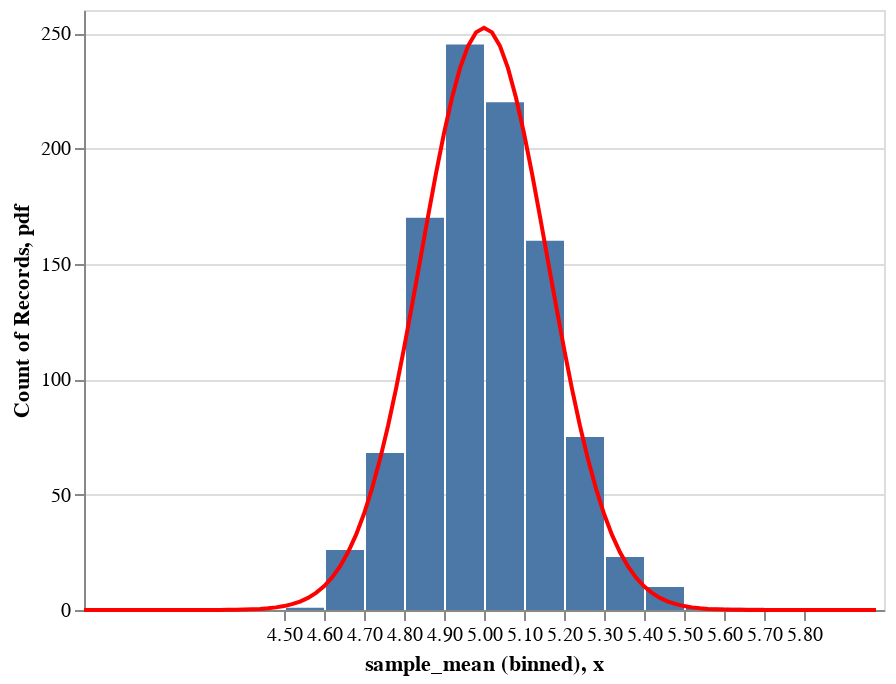

Write notebook code for a chart like this one.
### Code cell
data_hist = (alt
                .Chart(plot_df)
                .mark_bar()
                .encode(x = alt.X("sample_mean:Q",
                                  bin = alt.BinParams(step = 0.1)),
                        y = alt.Y("count()")))

clt_line = (alt
               .Chart(clt_df)
               .mark_line(color = "red")
               .encode(x = "x",
                       y = "pdf"))

data_hist + clt_line

### Figure 1 — Vega-Lite specification as saved in the notebook (floating-point values rounded to 4 significant figures; data arrays with more than 128 entries replaced by an {"elided": "..."} marker saying what was removed)
{"config": {"view": {"continuousWidth": 400, "continuousHeight": 300}}, "layer": [{"data": {"name": "data-176671f080596b693c9d1964d5328d64"}, "mark": "bar", "encoding": {"x": {"type": "quantitative", "bin": {"step": 0.1}, "field": "sample_mean"}, "y": {"type": "quantitative", "aggregate": "count"}}}, {"data": {"name": "data-d11c7646668d096f96fe9a781f61b4d2"}, "mark": {"type": "line", "color": "red"}, "encoding": {"x": {"type": "quantitative", "field": "x"}, "y": {"type": "quantitative", "field": "pdf"}}}], "$schema": "https://vega.github.io/schema/vega-lite/v4.8.1.json", "datasets": {"data-176671f080596b693c9d1964d5328d64": {"elided": "1000 records"}, "data-d11c7646668d096f96fe9a781f61b4d2": [{"x": 4.0, "pdf": 5.201e-07}, {"x": 4.02, "pdf": 1.148e-06}, {"x": 4.04, "pdf": 2.495e-06}, {"x": 4.06, "pdf": 5.334e-06}, {"x": 4.08, "pdf": 1.123e-05}, {"x": 4.1, "pdf": 2.325e-05}, {"x": 4.12, "pdf": 4.738e-05}, {"x": 4.14, "pdf": 9.503e-05}, {"x": 4.16, "pdf": 0.0001876}, {"x": 4.18, "pdf": 0.0003644}, {"x": 4.2, "pdf": 0.0006966}, {"x": 4.22, "pdf": 0.001311}, {"x": 4.24, "pdf": 0.002426}, {"x": 4.26, "pdf": 0.004421}, {"x": 4.28, "pdf": 0.007928}, {"x": 4.3, "pdf": 0.01399}, {"x": 4.32, "pdf": 0.0243}, {"x": 4.34, "pdf": 0.04153}, {"x": 4.36, "pdf": 0.06986}, {"x": 4.38, "pdf": 0.1156}, {"x": 4.4, "pdf": 0.1884}, {"x": 4.42, "pdf": 0.302}, {"x": 4.44, "pdf": 0.4765}, {"x": 4.46, "pdf": 0.7398}, {"x": 4.48, "pdf": 1.131}, {"x": 4.5, "pdf": 1.7}, {"x": 4.52, "pdf": 2.516}, {"x": 4.54, "pdf": 3.664}, {"x": 4.56, "pdf": 5.252}, {"x": 4.58, "pdf": 7.409}, {"x": 4.6, "pdf": 10.28}, {"x": 4.62, "pdf": 14.05}, {"x": 4.64, "pdf": 18.89}, {"x": 4.66, "pdf": 24.99}, {"x": 4.68, "pdf": 32.55}, {"x": 4.7, "pdf": 41.71}, {"x": 4.72, "pdf": 52.6}, {"x": 4.74, "pdf": 65.28}, {"x": 4.76, "pdf": 79.73}, {"x": 4.78, "pdf": 95.84}, {"x": 4.8, "pdf": 113.4}, {"x": 4.82, "pdf": 132.0}, {"x": 4.84, "pdf": 151.2}, {"x": 4.86, "pdf": 170.5}, {"x": 4.88, "pdf": 189.2}, {"x": 4.9, "pdf": 206.6}, {"x": 4.92, "pdf": 222.0}, {"x": 4.94, "pdf": 234.8}, {"x": 4.96, "pdf": 244.4}, {"x": 4.98, "pdf": 250.3}, {"x": 5.0, "pdf": 252.3}, {"x": 5.02, "pdf": 250.3}, {"x": 5.04, "pdf": 244.4}, {"x": 5.06, "pdf": 234.8}, {"x": 5.08, "pdf": 222.0}, {"x": 5.1, "pdf": 206.6}, {"x": 5.12, "pdf": 189.2}, {"x": 5.14, "pdf": 170.5}, {"x": 5.16, "pdf": 151.2}, {"x": 5.18, "pdf": 132.0}, {"x": 5.2, "pdf": 113.4}, {"x": 5.22, "pdf": 95.84}, {"x": 5.24, "pdf": 79.73}, {"x": 5.26, "pdf": 65.28}, {"x": 5.28, "pdf": 52.6}, {"x": 5.3, "pdf": 41.71}, {"x": 5.32, "pdf": 32.55}, {"x": 5.34, "pdf": 24.99}, {"x": 5.36, "pdf": 18.89}, {"x": 5.38, "pdf": 14.05}, {"x": 5.4, "pdf": 10.28}, {"x": 5.42, "pdf": 7.409}, {"x": 5.44, "pdf": 5.252}, {"x": 5.46, "pdf": 3.664}, {"x": 5.48, "pdf": 2.516}, {"x": 5.5, "pdf": 1.7}, {"x": 5.52, "pdf": 1.131}, {"x": 5.54, "pdf": 0.7398}, {"x": 5.56, "pdf": 0.4765}, {"x": 5.58, "pdf": 0.302}, {"x": 5.6, "pdf": 0.1884}, {"x": 5.62, "pdf": 0.1156}, {"x": 5.64, "pdf": 0.06986}, {"x": 5.66, "pdf": 0.04153}, {"x": 5.68, "pdf": 0.0243}, {"x": 5.7, "pdf": 0.01399}, {"x": 5.72, "pdf": 0.007928}, {"x": 5.74, "pdf": 0.004421}, {"x": 5.76, "pdf": 0.002426}, {"x": 5.78, "pdf": 0.001311}, {"x": 5.8, "pdf": 0.0006966}, {"x": 5.82, "pdf": 0.0003644}, {"x": 5.84, "pdf": 0.0001876}, {"x": 5.86, "pdf": 9.503e-05}, {"x": 5.88, "pdf": 4.738e-05}, {"x": 5.9, "pdf": 2.325e-05}, {"x": 5.92, "pdf": 1.123e-05}, {"x": 5.94, "pdf": 5.334e-06}, {"x": 5.96, "pdf": 2.495e-06}, {"x": 5.98, "pdf": 1.148e-06}]}}
